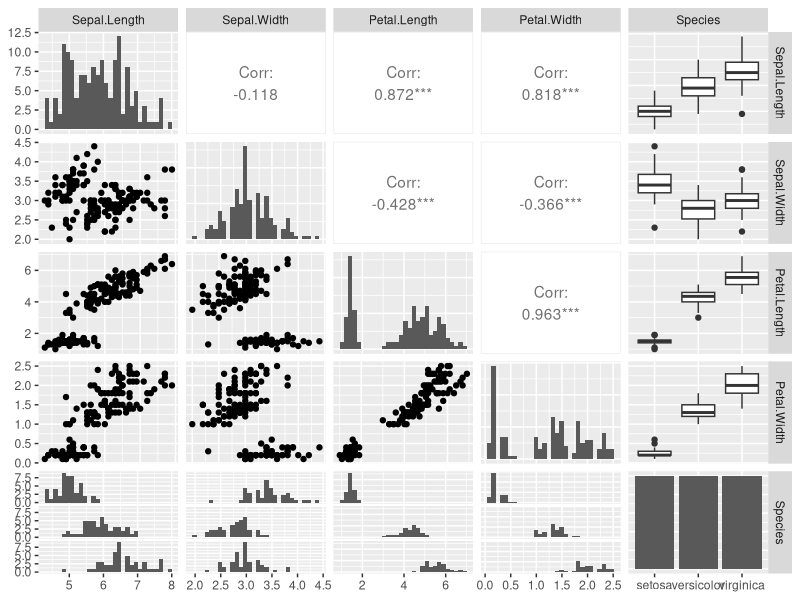

Write the R code that produced this figure.
## ---- chunk 1
library(ggplot2)
library(dplyr)
library(tidyr)
library(GGally)
library(skimr)
## ---- chunk 2
glimpse(iris)
## ---- chunk 3
skim(iris)
## ---- chunk 4
ggpairs(iris, diag = list(continuous = 'barDiag'))
## ---- chunk 5
setosa_summary <- data.frame(
  Species = c("setosa", "setosa", "setosa", "setosa", "setosa", "setosa", "setosa", "setosa"),
  structure = c("Petal", "Sepal", "Petal", "Sepal", "Petal", "Sepal", "Petal", "Sepal"),
  dimension = c("Length_mean", "Length_mean", "Width_mean", "Width_mean", "Length_median", "Length_median", "Width_median", "Width_median"),
  value = c(1.462, 5.006, 0.246, 3.428, 1.5, 5, 0.2, 3.4),
  stringsAsFactors = FALSE
  )
setosa_summary
## ---- chunk 6
separate(setosa_summary, dimension, c("dimension", "statistic")) %>%
  spread(statistic, value)
## ---- chunk 7
tidy_iris <- mutate(iris, id = 1:nrow(iris)) %>%
  gather("measurement", "size", Petal.Width, Petal.Length, Sepal.Width, Sepal.Length) %>%
  separate(measurement, c("structure", "dimension")) %>%
  spread(dimension, size)

tidy_iris[1:5, ]
